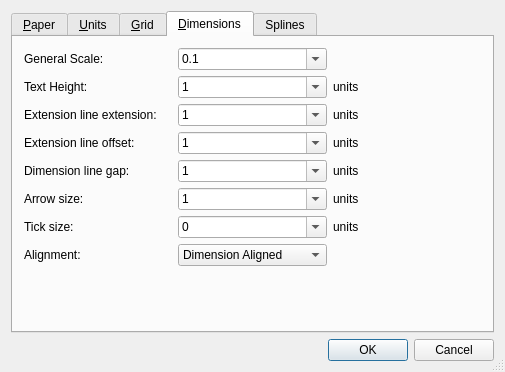
<?xml version="1.0" encoding="UTF-8"?>
<ui version="4.0">
 <class>QG_DlgOptionsDrawing</class>
 <widget class="QDialog" name="QG_DlgOptionsDrawing">
  <property name="geometry">
   <rect>
    <x>0</x>
    <y>0</y>
    <width>505</width>
    <height>372</height>
   </rect>
  </property>
  <property name="windowTitle">
   <string>Drawing Preferences</string>
  </property>
  <property name="sizeGripEnabled">
   <bool>true</bool>
  </property>
  <layout class="QGridLayout" name="gridLayout_2">
   <item row="0" column="0">
    <widget class="QTabWidget" name="tabWidget">
     <property name="currentIndex">
      <number>3</number>
     </property>
     <widget class="QWidget" name="tab1">
      <attribute name="title">
       <string>&amp;Paper</string>
      </attribute>
      <layout class="QVBoxLayout">
       <item>
        <widget class="QGroupBox" name="buttonGroup3">
         <property name="title">
          <string>Paper Format</string>
         </property>
         <layout class="QVBoxLayout">
          <item>
           <layout class="QHBoxLayout">
            <item>
             <widget class="QComboBox" name="cbPaperFormat"/>
            </item>
            <item>
             <spacer name="spacer9">
              <property name="orientation">
               <enum>Qt::Horizontal</enum>
              </property>
              <property name="sizeType">
               <enum>QSizePolicy::Expanding</enum>
              </property>
              <property name="sizeHint" stdset="0">
               <size>
                <width>211</width>
                <height>20</height>
               </size>
              </property>
             </spacer>
            </item>
           </layout>
          </item>
          <item>
           <layout class="QHBoxLayout">
            <item>
             <widget class="QRadioButton" name="rbLandscape">
              <property name="text">
               <string>&amp;Landscape</string>
              </property>
             </widget>
            </item>
            <item>
             <widget class="QRadioButton" name="rbPortrait">
              <property name="text">
               <string>P&amp;ortrait</string>
              </property>
             </widget>
            </item>
            <item>
             <spacer name="spacer6">
              <property name="orientation">
               <enum>Qt::Horizontal</enum>
              </property>
              <property name="sizeType">
               <enum>QSizePolicy::Expanding</enum>
              </property>
              <property name="sizeHint" stdset="0">
               <size>
                <width>231</width>
                <height>20</height>
               </size>
              </property>
             </spacer>
            </item>
           </layout>
          </item>
          <item>
           <layout class="QGridLayout" name="gridLayout_3">
            <item row="1" column="2">
             <spacer name="spacer8">
              <property name="orientation">
               <enum>Qt::Horizontal</enum>
              </property>
              <property name="sizeType">
               <enum>QSizePolicy::Expanding</enum>
              </property>
              <property name="sizeHint" stdset="0">
               <size>
                <width>221</width>
                <height>20</height>
               </size>
              </property>
             </spacer>
            </item>
            <item row="1" column="1">
             <widget class="QLineEdit" name="lePaperHeight"/>
            </item>
            <item row="1" column="0">
             <widget class="QLabel" name="lPageHeight">
              <property name="text">
               <string>Paper &amp;Height:</string>
              </property>
              <property name="wordWrap">
               <bool>false</bool>
              </property>
              <property name="buddy">
               <cstring>lePaperHeight</cstring>
              </property>
             </widget>
            </item>
            <item row="0" column="0">
             <widget class="QLabel" name="lPageWidth">
              <property name="text">
               <string>Paper &amp;Width:</string>
              </property>
              <property name="wordWrap">
               <bool>false</bool>
              </property>
              <property name="buddy">
               <cstring>lePaperWidth</cstring>
              </property>
             </widget>
            </item>
            <item row="0" column="1">
             <widget class="QLineEdit" name="lePaperWidth"/>
            </item>
            <item row="0" column="2">
             <spacer name="spacer7">
              <property name="orientation">
               <enum>Qt::Horizontal</enum>
              </property>
              <property name="sizeType">
               <enum>QSizePolicy::Expanding</enum>
              </property>
              <property name="sizeHint" stdset="0">
               <size>
                <width>201</width>
                <height>20</height>
               </size>
              </property>
             </spacer>
            </item>
           </layout>
          </item>
         </layout>
        </widget>
       </item>
      </layout>
     </widget>
     <widget class="QWidget" name="tab2">
      <attribute name="title">
       <string>&amp;Units</string>
      </attribute>
      <layout class="QVBoxLayout">
       <item>
        <widget class="QGroupBox" name="bgUnit">
         <property name="title">
          <string>Main Unit</string>
         </property>
         <layout class="QHBoxLayout">
          <item>
           <widget class="QLabel" name="lUnit">
            <property name="text">
             <string>&amp;Main drawing unit:</string>
            </property>
            <property name="wordWrap">
             <bool>false</bool>
            </property>
            <property name="buddy">
             <cstring>cbUnit</cstring>
            </property>
           </widget>
          </item>
          <item>
           <widget class="QComboBox" name="cbUnit"/>
          </item>
          <item>
           <spacer name="spacer19">
            <property name="orientation">
             <enum>Qt::Horizontal</enum>
            </property>
            <property name="sizeType">
             <enum>QSizePolicy::Expanding</enum>
            </property>
            <property name="sizeHint" stdset="0">
             <size>
              <width>71</width>
              <height>20</height>
             </size>
            </property>
           </spacer>
          </item>
         </layout>
        </widget>
       </item>
       <item>
        <layout class="QHBoxLayout">
         <item>
          <layout class="QVBoxLayout">
           <item>
            <widget class="QGroupBox" name="bgLength">
             <property name="title">
              <string>Length</string>
             </property>
             <layout class="QGridLayout" name="gridLayout_4">
              <item row="0" column="0">
               <widget class="QLabel" name="lLengthFormat">
                <property name="text">
                 <string>&amp;Format:</string>
                </property>
                <property name="wordWrap">
                 <bool>false</bool>
                </property>
                <property name="buddy">
                 <cstring>cbLengthFormat</cstring>
                </property>
               </widget>
              </item>
              <item row="0" column="1">
               <widget class="QComboBox" name="cbLengthFormat"/>
              </item>
              <item row="1" column="1">
               <widget class="QComboBox" name="cbLengthPrecision"/>
              </item>
              <item row="1" column="0">
               <widget class="QLabel" name="lLengthPrecision">
                <property name="text">
                 <string>P&amp;recision:</string>
                </property>
                <property name="wordWrap">
                 <bool>false</bool>
                </property>
                <property name="buddy">
                 <cstring>cbLengthPrecision</cstring>
                </property>
               </widget>
              </item>
              <item row="2" column="1">
               <spacer name="spacer15">
                <property name="orientation">
                 <enum>Qt::Vertical</enum>
                </property>
                <property name="sizeType">
                 <enum>QSizePolicy::Expanding</enum>
                </property>
                <property name="sizeHint" stdset="0">
                 <size>
                  <width>20</width>
                  <height>31</height>
                 </size>
                </property>
               </spacer>
              </item>
              <item row="2" column="0">
               <spacer name="spacer15_2">
                <property name="orientation">
                 <enum>Qt::Vertical</enum>
                </property>
                <property name="sizeType">
                 <enum>QSizePolicy::Expanding</enum>
                </property>
                <property name="sizeHint" stdset="0">
                 <size>
                  <width>20</width>
                  <height>31</height>
                 </size>
                </property>
               </spacer>
              </item>
             </layout>
            </widget>
           </item>
           <item>
            <widget class="QGroupBox" name="bgLengthPreview">
             <property name="title">
              <string>Preview</string>
             </property>
             <layout class="QHBoxLayout">
              <item>
               <widget class="QLabel" name="lLinear">
                <property name="text">
                 <string>linear</string>
                </property>
                <property name="wordWrap">
                 <bool>false</bool>
                </property>
               </widget>
              </item>
             </layout>
            </widget>
           </item>
          </layout>
         </item>
         <item>
          <layout class="QVBoxLayout">
           <item>
            <widget class="QGroupBox" name="bgAngle">
             <property name="title">
              <string>Angle</string>
             </property>
             <layout class="QGridLayout" name="gridLayout_5">
              <item row="0" column="0">
               <widget class="QLabel" name="lAngleFormat">
                <property name="text">
                 <string>F&amp;ormat:</string>
                </property>
                <property name="wordWrap">
                 <bool>false</bool>
                </property>
                <property name="buddy">
                 <cstring>cbAngleFormat</cstring>
                </property>
               </widget>
              </item>
              <item row="2" column="1">
               <spacer name="spacer15_3">
                <property name="orientation">
                 <enum>Qt::Vertical</enum>
                </property>
                <property name="sizeType">
                 <enum>QSizePolicy::Expanding</enum>
                </property>
                <property name="sizeHint" stdset="0">
                 <size>
                  <width>20</width>
                  <height>31</height>
                 </size>
                </property>
               </spacer>
              </item>
              <item row="2" column="0">
               <spacer name="spacer15_2_2">
                <property name="orientation">
                 <enum>Qt::Vertical</enum>
                </property>
                <property name="sizeType">
                 <enum>QSizePolicy::Expanding</enum>
                </property>
                <property name="sizeHint" stdset="0">
                 <size>
                  <width>20</width>
                  <height>31</height>
                 </size>
                </property>
               </spacer>
              </item>
              <item row="0" column="1">
               <widget class="QComboBox" name="cbAngleFormat"/>
              </item>
              <item row="1" column="0">
               <widget class="QLabel" name="lAnglePrecision">
                <property name="text">
                 <string>Pre&amp;cision:</string>
                </property>
                <property name="wordWrap">
                 <bool>false</bool>
                </property>
                <property name="buddy">
                 <cstring>cbAnglePrecision</cstring>
                </property>
               </widget>
              </item>
              <item row="1" column="1">
               <widget class="QComboBox" name="cbAnglePrecision"/>
              </item>
             </layout>
            </widget>
           </item>
           <item>
            <widget class="QGroupBox" name="bgAnglePreview">
             <property name="title">
              <string>Preview</string>
             </property>
             <layout class="QHBoxLayout">
              <item>
               <widget class="QLabel" name="lAngular">
                <property name="text">
                 <string>angular</string>
                </property>
                <property name="wordWrap">
                 <bool>false</bool>
                </property>
               </widget>
              </item>
             </layout>
            </widget>
           </item>
          </layout>
         </item>
        </layout>
       </item>
      </layout>
     </widget>
     <widget class="QWidget" name="tab3">
      <attribute name="title">
       <string>&amp;Grid</string>
      </attribute>
      <widget class="QGroupBox" name="bgGrid">
       <property name="geometry">
        <rect>
         <x>9</x>
         <y>9</y>
         <width>414</width>
         <height>126</height>
        </rect>
       </property>
       <property name="minimumSize">
        <size>
         <width>120</width>
         <height>60</height>
        </size>
       </property>
       <property name="title">
        <string>Grid Settings</string>
       </property>
       <layout class="QGridLayout" name="gridLayout_1">
        <item row="0" column="0">
         <widget class="QCheckBox" name="cbGridOn">
          <property name="text">
           <string>Show Grid</string>
          </property>
         </widget>
        </item>
        <item row="3" column="1" colspan="2">
         <widget class="QWidget" name="widget" native="true">
          <property name="sizePolicy">
           <sizepolicy hsizetype="MinimumExpanding" vsizetype="Minimum">
            <horstretch>0</horstretch>
            <verstretch>0</verstretch>
           </sizepolicy>
          </property>
          <property name="minimumSize">
           <size>
            <width>0</width>
            <height>0</height>
           </size>
          </property>
          <property name="maximumSize">
           <size>
            <width>250</width>
            <height>16777215</height>
           </size>
          </property>
          <layout class="QHBoxLayout" name="horizontalLayout">
           <property name="rightMargin">
            <number>0</number>
           </property>
           <item>
            <widget class="QLabel" name="lCrosshair">
             <property name="sizePolicy">
              <sizepolicy hsizetype="Minimum" vsizetype="Preferred">
               <horstretch>0</horstretch>
               <verstretch>0</verstretch>
              </sizepolicy>
             </property>
             <property name="minimumSize">
              <size>
               <width>70</width>
               <height>0</height>
              </size>
             </property>
             <property name="text">
              <string>Crosshair</string>
             </property>
            </widget>
           </item>
           <item>
            <widget class="QRadioButton" name="rbCrosshairLeft">
             <property name="sizePolicy">
              <sizepolicy hsizetype="Minimum" vsizetype="Preferred">
               <horstretch>0</horstretch>
               <verstretch>0</verstretch>
              </sizepolicy>
             </property>
             <property name="minimumSize">
              <size>
               <width>55</width>
               <height>0</height>
              </size>
             </property>
             <property name="toolTip">
              <string>Left crosshair with isometric grid</string>
             </property>
             <property name="text">
              <string>Left</string>
             </property>
            </widget>
           </item>
           <item>
            <widget class="QRadioButton" name="rbCrosshairTop">
             <property name="sizePolicy">
              <sizepolicy hsizetype="Minimum" vsizetype="Preferred">
               <horstretch>0</horstretch>
               <verstretch>0</verstretch>
              </sizepolicy>
             </property>
             <property name="minimumSize">
              <size>
               <width>50</width>
               <height>0</height>
              </size>
             </property>
             <property name="toolTip">
              <string>Top crosshair with isometric grid</string>
             </property>
             <property name="text">
              <string>Top</string>
             </property>
            </widget>
           </item>
           <item>
            <widget class="QRadioButton" name="rbCrosshairRight">
             <property name="sizePolicy">
              <sizepolicy hsizetype="MinimumExpanding" vsizetype="Preferred">
               <horstretch>0</horstretch>
               <verstretch>0</verstretch>
              </sizepolicy>
             </property>
             <property name="minimumSize">
              <size>
               <width>60</width>
               <height>0</height>
              </size>
             </property>
             <property name="toolTip">
              <string>Right crosshair with isometric grid</string>
             </property>
             <property name="text">
              <string>Right</string>
             </property>
            </widget>
           </item>
          </layout>
         </widget>
        </item>
        <item row="1" column="0">
         <widget class="QRadioButton" name="rbOrthogonalGrid">
          <property name="toolTip">
           <string>Use orthogonal grid</string>
          </property>
          <property name="text">
           <string>Orthogonal Grid</string>
          </property>
          <property name="autoExclusive">
           <bool>true</bool>
          </property>
         </widget>
        </item>
        <item row="1" column="1">
         <widget class="QRadioButton" name="rbIsometricGrid">
          <property name="toolTip">
           <string>Use isometric grid</string>
          </property>
          <property name="text">
           <string>Isometric Grid</string>
          </property>
          <property name="autoExclusive">
           <bool>false</bool>
          </property>
         </widget>
        </item>
       </layout>
      </widget>
      <widget class="QLabel" name="lXSpacing">
       <property name="geometry">
        <rect>
         <x>11</x>
         <y>151</y>
         <width>65</width>
         <height>16</height>
        </rect>
       </property>
       <property name="text">
        <string>X Spacing:</string>
       </property>
       <property name="wordWrap">
        <bool>false</bool>
       </property>
      </widget>
      <widget class="QComboBox" name="cbYSpacing">
       <property name="geometry">
        <rect>
         <x>82</x>
         <y>181</y>
         <width>90</width>
         <height>24</height>
        </rect>
       </property>
       <property name="editable">
        <bool>true</bool>
       </property>
       <item>
        <property name="text">
         <string>auto</string>
        </property>
       </item>
       <item>
        <property name="text">
         <string>0.01</string>
        </property>
       </item>
       <item>
        <property name="text">
         <string>0.1</string>
        </property>
       </item>
       <item>
        <property name="text">
         <string>1</string>
        </property>
       </item>
       <item>
        <property name="text">
         <string>10</string>
        </property>
       </item>
      </widget>
      <widget class="QLabel" name="lYSpacing">
       <property name="geometry">
        <rect>
         <x>11</x>
         <y>181</y>
         <width>65</width>
         <height>16</height>
        </rect>
       </property>
       <property name="text">
        <string>Y Spacing:</string>
       </property>
       <property name="wordWrap">
        <bool>false</bool>
       </property>
      </widget>
      <widget class="QComboBox" name="cbXSpacing">
       <property name="geometry">
        <rect>
         <x>82</x>
         <y>151</y>
         <width>90</width>
         <height>24</height>
        </rect>
       </property>
       <property name="editable">
        <bool>true</bool>
       </property>
       <item>
        <property name="text">
         <string>auto</string>
        </property>
       </item>
       <item>
        <property name="text">
         <string>0.01</string>
        </property>
       </item>
       <item>
        <property name="text">
         <string>0.1</string>
        </property>
       </item>
       <item>
        <property name="text">
         <string>1</string>
        </property>
       </item>
       <item>
        <property name="text">
         <string>10</string>
        </property>
       </item>
      </widget>
     </widget>
     <widget class="QWidget" name="tab4">
      <attribute name="title">
       <string>&amp;Dimensions</string>
      </attribute>
      <layout class="QGridLayout" name="gridLayout">
       <item row="0" column="0">
       
               <widget class="QLabel" name="lDimScale">
         <property name="text">
          <string>General Scale:</string>
         </property>
         <property name="wordWrap">
          <bool>false</bool>
         </property>
        </widget>
       </item>
       <item row="0" column="1">
        <widget class="QComboBox" name="cbDimScale">
         <property name="toolTip">
          <string>&lt;html&gt;&lt;head/&gt;&lt;body&gt;&lt;p&gt;Scale to multiply all dimension values.&lt;/p&gt;&lt;/body&gt;&lt;/html&gt;</string>
         </property>
         <property name="editable">
          <bool>true</bool>
         </property>
         <item>
          <property name="text">
           <string>0.1</string>
          </property>
         </item>
         <item>
          <property name="text">
           <string>0.5</string>
          </property>
         </item>
         <item>
          <property name="text">
           <string>1.0</string>
          </property>
         </item>
         <item>
          <property name="text">
           <string>2.0</string>
          </property>
         </item>
         <item>
          <property name="text">
           <string>5.0</string>
          </property>
         </item>
        </widget>
       </item>
       <item row="1" column="0">

        <widget class="QLabel" name="lDimTextHeight">
         <property name="text">
          <string>Text Height:</string>
         </property>
         <property name="wordWrap">
          <bool>false</bool>
         </property>
        </widget>
       </item>
       <item row="1" column="1">
        <widget class="QComboBox" name="cbDimTextHeight">
         <property name="editable">
          <bool>true</bool>
         </property>
         <item>
          <property name="text">
           <string>1</string>
          </property>
         </item>
         <item>
          <property name="text">
           <string>2</string>
          </property>
         </item>
         <item>
          <property name="text">
           <string>5</string>
          </property>
         </item>
        </widget>
       </item>
       <item row="1" column="2">
        <widget class="QLabel" name="lDimUnit1">
         <property name="text">
          <string>units</string>
         </property>
         <property name="wordWrap">
          <bool>false</bool>
         </property>
        </widget>
       </item>
       <item row="2" column="0">
        <widget class="QLabel" name="lDimExe">
         <property name="text">
          <string>Extension line extension:</string>
         </property>
         <property name="wordWrap">
          <bool>false</bool>
         </property>
        </widget>
       </item>
       <item row="2" column="1">
        <widget class="QComboBox" name="cbDimExe">
         <property name="editable">
          <bool>true</bool>
         </property>
         <item>
          <property name="text">
           <string>1</string>
          </property>
         </item>
         <item>
          <property name="text">
           <string>2</string>
          </property>
         </item>
         <item>
          <property name="text">
           <string>5</string>
          </property>
         </item>
        </widget>
       </item>
       <item row="2" column="2">
        <widget class="QLabel" name="lDimUnit2">
         <property name="text">
          <string>units</string>
         </property>
         <property name="wordWrap">
          <bool>false</bool>
         </property>
        </widget>
       </item>
       <item row="3" column="0">
        <widget class="QLabel" name="lDimExo">
         <property name="text">
          <string>Extension line offset:</string>
         </property>
         <property name="wordWrap">
          <bool>false</bool>
         </property>
        </widget>
       </item>
       <item row="3" column="1">
        <widget class="QComboBox" name="cbDimExo">
         <property name="editable">
          <bool>true</bool>
         </property>
         <item>
          <property name="text">
           <string>1</string>
          </property>
         </item>
         <item>
          <property name="text">
           <string>2</string>
          </property>
         </item>
         <item>
          <property name="text">
           <string>5</string>
          </property>
         </item>
        </widget>
       </item>
       <item row="3" column="2">
        <widget class="QLabel" name="lDimUnit3">
         <property name="text">
          <string>units</string>
         </property>
         <property name="wordWrap">
          <bool>false</bool>
         </property>
        </widget>
       </item>
       <item row="4" column="0">
        <widget class="QLabel" name="lDimGap">
         <property name="text">
          <string>Dimension line gap:</string>
         </property>
         <property name="wordWrap">
          <bool>false</bool>
         </property>
        </widget>
       </item>
       <item row="4" column="1">
        <widget class="QComboBox" name="cbDimGap">
         <property name="editable">
          <bool>true</bool>
         </property>
         <item>
          <property name="text">
           <string>1</string>
          </property>
         </item>
         <item>
          <property name="text">
           <string>2</string>
          </property>
         </item>
         <item>
          <property name="text">
           <string>5</string>
          </property>
         </item>
        </widget>
       </item>
       <item row="4" column="2">
        <widget class="QLabel" name="lDimUnit4">
         <property name="text">
          <string>units</string>
         </property>
         <property name="wordWrap">
          <bool>false</bool>
         </property>
        </widget>
       </item>
       <item row="5" column="0">
        <widget class="QLabel" name="lDimAsz">
         <property name="text">
          <string>Arrow size:</string>
         </property>
         <property name="wordWrap">
          <bool>false</bool>
         </property>
        </widget>
       </item>
       <item row="5" column="1">
        <widget class="QComboBox" name="cbDimAsz">
         <property name="editable">
          <bool>true</bool>
         </property>
         <item>
          <property name="text">
           <string>1</string>
          </property>
         </item>
         <item>
          <property name="text">
           <string>2</string>
          </property>
         </item>
         <item>
          <property name="text">
           <string>5</string>
          </property>
         </item>
        </widget>
       </item>
       <item row="5" column="2">
        <widget class="QLabel" name="lDimUnit5">
         <property name="text">
          <string>units</string>
         </property>
         <property name="wordWrap">
          <bool>false</bool>
         </property>
        </widget>
       </item>
       <item row="6" column="0">
        <widget class="QLabel" name="lDimTsz">
         <property name="text">
          <string>Tick size:</string>
         </property>
         <property name="wordWrap">
          <bool>false</bool>
         </property>
        </widget>
       </item>
       <item row="6" column="1">
        <widget class="QComboBox" name="cbDimTsz">
         <property name="toolTip">
          <string>&lt;html&gt;&lt;head/&gt;&lt;body&gt;&lt;p&gt;Dimension Tick size. Set it to 0 will disable the dimension tick. Dimension arrow won't be drawn when dimension tick is enabled.&lt;/p&gt;&lt;/body&gt;&lt;/html&gt;</string>
         </property>
         <property name="editable">
          <bool>true</bool>
         </property>
         <item>
          <property name="text">
           <string>0</string>
          </property>
         </item>
         <item>
          <property name="text">
           <string>1</string>
          </property>
         </item>
         <item>
          <property name="text">
           <string>2</string>
          </property>
         </item>
         <item>
          <property name="text">
           <string>5</string>
          </property>
         </item>
        </widget>
       </item>
       <item row="6" column="2">
        <widget class="QLabel" name="lDimUnit6">
         <property name="text">
          <string>units</string>
         </property>
         <property name="wordWrap">
          <bool>false</bool>
         </property>
        </widget>
       </item>
       <item row="7" column="0">
        <widget class="QLabel" name="lDimTih">
         <property name="text">
          <string>Alignment:</string>
         </property>
         <property name="wordWrap">
          <bool>false</bool>
         </property>
        </widget>
       </item>
       <item row="7" column="1">
        <widget class="QComboBox" name="cbDimTih">
         <property name="toolTip">
          <string>&lt;html&gt;&lt;head/&gt;&lt;body&gt;&lt;p&gt;Text alignement.&lt;/p&gt;&lt;/body&gt;&lt;/html&gt;</string>
         </property>
         <property name="editable">
          <bool>false</bool>
         </property>
         <item>
          <property name="text">
           <string>Dimension Aligned</string>
          </property>
         </item>
         <item>
          <property name="text">
           <string>Horizontal</string>
          </property>
         </item>
        </widget>
       </item>
       <item row="8" column="0">
        <spacer name="spacer11">
         <property name="orientation">
          <enum>Qt::Vertical</enum>
         </property>
         <property name="sizeType">
          <enum>QSizePolicy::Expanding</enum>
         </property>
         <property name="sizeHint" stdset="0">
          <size>
           <width>20</width>
           <height>30</height>
          </size>
         </property>
        </spacer>
       </item>
       <item row="8" column="1">
        <spacer name="spacer11_2">
         <property name="orientation">
          <enum>Qt::Vertical</enum>
         </property>
         <property name="sizeType">
          <enum>QSizePolicy::Expanding</enum>
         </property>
         <property name="sizeHint" stdset="0">
          <size>
           <width>20</width>
           <height>40</height>
          </size>
         </property>
        </spacer>
       </item>
       <item row="8" column="2">
        <spacer name="spacer11_2_2">
         <property name="orientation">
          <enum>Qt::Vertical</enum>
         </property>
         <property name="sizeType">
          <enum>QSizePolicy::Expanding</enum>
         </property>
         <property name="sizeHint" stdset="0">
          <size>
           <width>20</width>
           <height>30</height>
          </size>
         </property>
        </spacer>
       </item>
      </layout>
     </widget>
     <widget class="QWidget" name="tab5">
      <attribute name="title">
       <string>Splines</string>
      </attribute>
      <layout class="QVBoxLayout">
       <item>
        <layout class="QHBoxLayout">
         <item>
          <widget class="QLabel" name="lSplineSegs">
           <property name="text">
            <string>Number of line segments per spline patch:</string>
           </property>
           <property name="wordWrap">
            <bool>false</bool>
           </property>
          </widget>
         </item>
         <item>
          <widget class="QComboBox" name="cbSplineSegs">
           <property name="editable">
            <bool>true</bool>
           </property>
           <item>
            <property name="text">
             <string>2</string>
            </property>
           </item>
           <item>
            <property name="text">
             <string>4</string>
            </property>
           </item>
           <item>
            <property name="text">
             <string>8</string>
            </property>
           </item>
           <item>
            <property name="text">
             <string>16</string>
            </property>
           </item>
           <item>
            <property name="text">
             <string>32</string>
            </property>
           </item>
           <item>
            <property name="text">
             <string>64</string>
            </property>
           </item>
          </widget>
         </item>
        </layout>
       </item>
       <item>
        <spacer name="spacer19_2">
         <property name="orientation">
          <enum>Qt::Vertical</enum>
         </property>
         <property name="sizeType">
          <enum>QSizePolicy::Expanding</enum>
         </property>
         <property name="sizeHint" stdset="0">
          <size>
           <width>20</width>
           <height>111</height>
          </size>
         </property>
        </spacer>
       </item>
      </layout>
     </widget>
    </widget>
   </item>
   <item row="1" column="0">
    <widget class="QDialogButtonBox" name="buttonBox">
     <property name="standardButtons">
      <set>QDialogButtonBox::Cancel|QDialogButtonBox::Ok</set>
     </property>
    </widget>
   </item>
  </layout>
 </widget>
 <layoutdefault spacing="6" margin="11"/>
 <tabstops>
  <tabstop>tabWidget</tabstop>
  <tabstop>cbPaperFormat</tabstop>
  <tabstop>rbLandscape</tabstop>
  <tabstop>rbPortrait</tabstop>
  <tabstop>lePaperWidth</tabstop>
  <tabstop>lePaperHeight</tabstop>
  <tabstop>cbUnit</tabstop>
  <tabstop>cbLengthFormat</tabstop>
  <tabstop>cbLengthPrecision</tabstop>
  <tabstop>cbAngleFormat</tabstop>
  <tabstop>cbAnglePrecision</tabstop>
  <tabstop>cbXSpacing</tabstop>
  <tabstop>cbYSpacing</tabstop>
  <tabstop>cbDimScale</tabstop>
  <tabstop>cbDimTextHeight</tabstop>
  <tabstop>cbDimExe</tabstop>
  <tabstop>cbDimExo</tabstop>
  <tabstop>cbDimGap</tabstop>
  <tabstop>cbDimAsz</tabstop>
  <tabstop>cbDimTsz</tabstop>
  <tabstop>cbDimTih</tabstop>
</tabstops>
 <resources/>
 <connections>
  <connection>
   <sender>buttonBox</sender>
   <signal>accepted()</signal>
   <receiver>QG_DlgOptionsDrawing</receiver>
   <slot>validate()</slot>
   <hints>
    <hint type="sourcelabel">
     <x>252</x>
     <y>355</y>
    </hint>
    <hint type="destinationlabel">
     <x>20</x>
     <y>20</y>
    </hint>
   </hints>
  </connection>
  <connection>
   <sender>buttonBox</sender>
   <signal>rejected()</signal>
   <receiver>QG_DlgOptionsDrawing</receiver>
   <slot>reject()</slot>
   <hints>
    <hint type="sourcelabel">
     <x>252</x>
     <y>355</y>
    </hint>
    <hint type="destinationlabel">
     <x>20</x>
     <y>20</y>
    </hint>
   </hints>
  </connection>
  <connection>
   <sender>cbLengthFormat</sender>
   <signal>activated(int)</signal>
   <receiver>QG_DlgOptionsDrawing</receiver>
   <slot>updateLengthPrecision()</slot>
   <hints>
    <hint type="sourcelabel">
     <x>20</x>
     <y>20</y>
    </hint>
    <hint type="destinationlabel">
     <x>20</x>
     <y>20</y>
    </hint>
   </hints>
  </connection>
  <connection>
   <sender>cbAngleFormat</sender>
   <signal>activated(int)</signal>
   <receiver>QG_DlgOptionsDrawing</receiver>
   <slot>updateAnglePrecision()</slot>
   <hints>
    <hint type="sourcelabel">
     <x>20</x>
     <y>20</y>
    </hint>
    <hint type="destinationlabel">
     <x>20</x>
     <y>20</y>
    </hint>
   </hints>
  </connection>
  <connection>
   <sender>cbUnit</sender>
   <signal>activated(int)</signal>
   <receiver>QG_DlgOptionsDrawing</receiver>
   <slot>updatePreview()</slot>
   <hints>
    <hint type="sourcelabel">
     <x>20</x>
     <y>20</y>
    </hint>
    <hint type="destinationlabel">
     <x>20</x>
     <y>20</y>
    </hint>
   </hints>
  </connection>
  <connection>
   <sender>cbAngleFormat</sender>
   <signal>activated(int)</signal>
   <receiver>QG_DlgOptionsDrawing</receiver>
   <slot>updatePreview()</slot>
   <hints>
    <hint type="sourcelabel">
     <x>20</x>
     <y>20</y>
    </hint>
    <hint type="destinationlabel">
     <x>20</x>
     <y>20</y>
    </hint>
   </hints>
  </connection>
  <connection>
   <sender>cbLengthFormat</sender>
   <signal>activated(QString)</signal>
   <receiver>QG_DlgOptionsDrawing</receiver>
   <slot>updatePreview()</slot>
   <hints>
    <hint type="sourcelabel">
     <x>20</x>
     <y>20</y>
    </hint>
    <hint type="destinationlabel">
     <x>20</x>
     <y>20</y>
    </hint>
   </hints>
  </connection>
  <connection>
   <sender>cbAnglePrecision</sender>
   <signal>activated(int)</signal>
   <receiver>QG_DlgOptionsDrawing</receiver>
   <slot>updatePreview()</slot>
   <hints>
    <hint type="sourcelabel">
     <x>20</x>
     <y>20</y>
    </hint>
    <hint type="destinationlabel">
     <x>20</x>
     <y>20</y>
    </hint>
   </hints>
  </connection>
  <connection>
   <sender>cbLengthPrecision</sender>
   <signal>activated(int)</signal>
   <receiver>QG_DlgOptionsDrawing</receiver>
   <slot>updatePreview()</slot>
   <hints>
    <hint type="sourcelabel">
     <x>20</x>
     <y>20</y>
    </hint>
    <hint type="destinationlabel">
     <x>20</x>
     <y>20</y>
    </hint>
   </hints>
  </connection>
  <connection>
   <sender>cbPaperFormat</sender>
   <signal>activated(int)</signal>
   <receiver>QG_DlgOptionsDrawing</receiver>
   <slot>updatePaperSize()</slot>
   <hints>
    <hint type="sourcelabel">
     <x>20</x>
     <y>20</y>
    </hint>
    <hint type="destinationlabel">
     <x>20</x>
     <y>20</y>
    </hint>
   </hints>
  </connection>
  <connection>
   <sender>cbUnit</sender>
   <signal>activated(int)</signal>
   <receiver>QG_DlgOptionsDrawing</receiver>
   <slot>updateUnitLabels()</slot>
   <hints>
    <hint type="sourcelabel">
     <x>20</x>
     <y>20</y>
    </hint>
    <hint type="destinationlabel">
     <x>20</x>
     <y>20</y>
    </hint>
   </hints>
  </connection>
 </connections>
</ui>
